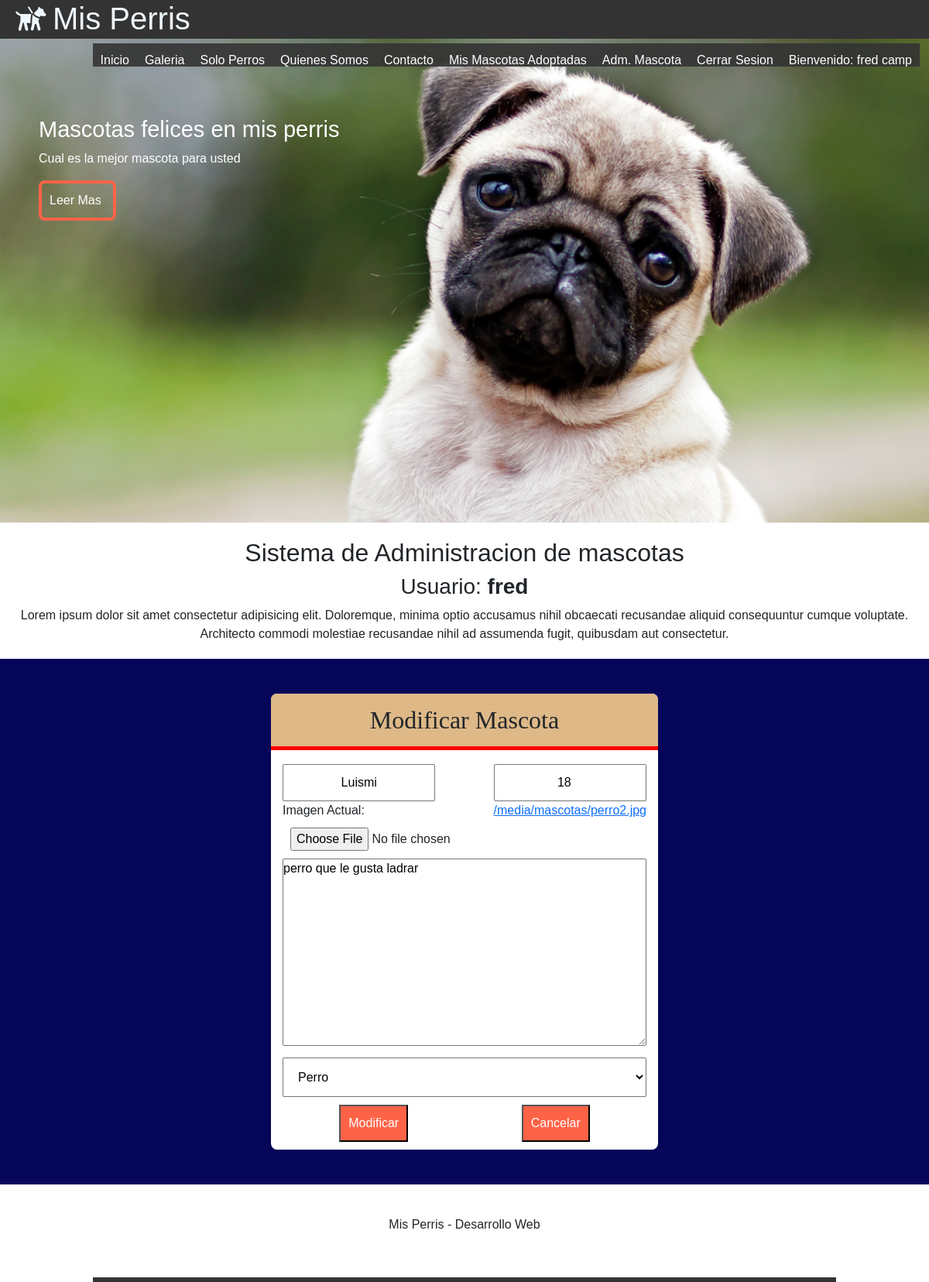
/buscar_modificar/Luismi/ (signed in), run on the app's committed database.
### misPerris/models.py (models this page shows, shortened)
class Mascota(models.Model):
    nombre = models.CharField(primary_key=True,max_length=25)
    edad = models.IntegerField()
    descripcion = models.TextField()
    imagen = models.ImageField(upload_to='mascotas',default='mascotas/sinimagen.jpg')
    categoria = models.ForeignKey(Categoria, on_delete=models.CASCADE)
    publicar = models.BooleanField(default=False)
    comentario = models.TextField(default='--')
    usuario = models.CharField(null=True,max_length=45)
    dueno = models.CharField(max_length=45,default='--')

### misPerris/views.py (the view)
# urls.py: path('buscar_modificar/<id>/',buscar_modificar,name='BUSCARM'),
@login_required(login_url='/login/')
@permission_required('misPerris.view_mascota',login_url='/login/')
def buscar_modificar(request,id):
    try:
        mas = Mascota.objects.get(nombre=id)
        categorias = Categoria.objects.all() # select * from categoria
        contexto = {"categorias":categorias,"mascota":mas}
        return render(request, "modificar.html",contexto)
    except:
        mensaje="no elimino mascota"
    categorias = Categoria.objects.all() # select * from categoria
    mascotas = Mascota.objects.all()
    contexto = {"categorias":categorias,"mensaje":mensaje,"mascotas":mascotas}
    return render(request, "registro.html",contexto)

### misPerris/templates/modificar.html (shortened to what this page needs)
{% extends "base.html" %}
{% load static %}
{% block css %}
<link rel="stylesheet" href="{% static 'css/formulario.css' %}">
<link href="https://cdn.jsdelivr.net/npm/bootstrap@5.0.1/dist/css/bootstrap.min.css" rel="stylesheet"
>
{% endblock css %}
{% block contenido %}
<section id="bienvenida">
    <h2>Sistema de Administracion de mascotas</h2>
    <h3>Usuario: <b>{{user.username}}</b> </h3>
    <p>Lorem ipsum dolor sit amet consectetur adipisicing elit. Doloremque, minima optio accusamus nihil
        obcaecati recusandae aliquid consequuntur cumque voluptate. Architecto commodi molestiae recusandae
        nihil ad assumenda fugit, quibusdam aut consectetur.</p>
</section>
<section id="formulario">
    <form class="form-registro" action="{% url 'MODI' %}" method="post" enctype="multipart/form-data">
        <h2 class="form-titulo">Modificar Mascota</h2>
        <div class="contenedor-input">
            <input class="col-p" value="{{mascota.nombre}}" type="text" name="txtNombre" id="txtNombre" placeholder="ingrese nombre" minlength="3"
                maxlength="25"  required pattern="[A-Za-z ]{3,25}" title="solamente caracteres de entre 3 y 25 letras">
            <input class="col-p" value="{{mascota.edad}}" type="number" name="txtEdad" id="txtEdad" required placeholder="ingrese edad">
            Imagen Actual:<a href="{{mascota.imagen.url}}">{{mascota.imagen.url}}</a>
            <input class="col-g" type="file" name="txtImg" id="txtImg">
            <textarea name="txtDesc" class="col-g" id="txtDesc" cols="80" rows="10">{{mascota.descripcion}}</textarea>
            <select class="col-g" style="padding: 15px;margin-top: 15px;" name="cboCategoria" id="cboCategoria">
                {% for item in categorias %}
                    {% if item.nombre == mascota.categoria.nombre %}
                        <option selected>{{item.nombre}}</option>
                    {% else %}
                        <option>{{item.nombre}}</option>
                    {% endif %}
                {% endfor %}
            </select>
            <input class="btn-registrar" type="submit" value="Modificar">
            <input class="btn-registrar" type="button" value="Cancelar">
        </div>
    </form>
</section>
{% endblock contenido %}

### misPerris/templates/base.html (shortened to what this page needs)
{% load static %}
<!DOCTYPE html>
<html lang="en">
<head>
    <link rel="stylesheet" href="{% static 'css/estilos.css' %}">
    <link rel="stylesheet" href="{% static 'css/bienvenida.css' %}">
    <link rel="stylesheet" href="{% static 'css/fontello.css' %}">
    {% block css %}
    {% endblock css %}
</head>
<body>
    <header>
        <div class="contenedor">
            <h1 class="icon-guidedog">Mis Perris</h1>
            <nav class="menu">
                <a href="{% url 'IND' %}">Inicio</a>
                <a href="{% url 'GALE' %}">Galeria</a>
                <a href="{% url 'FILTROCATE' 'Perro' %}">Solo Perros</a>
                <a href="{% url 'QUIEN' %}">Quienes Somos</a>
                <a href="">Contacto</a>
                {% if user.is_authenticated %}
                    <a href="{% url 'ADMINUSUARIO' %}">Mis Mascotas Adoptadas</a>
                    <a href="{% url 'REG' %}">Adm. Mascota</a>
                    <a href="{% url 'CERRAR' %}">Cerrar Sesion</a>
                    <a href="">Bienvenido: {{user.first_name}} {{user.last_name}}</a>
                {% else %}
                    <a href="{% url 'LOGIN' %}">Login</a>
                    <a href="{% url 'FORMU' %}">Registrar Usuario</a>
                {% endif %}
            </nav>
        </div>
    </header>
    <main>
        <section id="banner">
            <img src="{% static 'img/perro2.jpg' %}" alt="">
            <div class="contenedor">
                <h2>Mascotas felices en mis perris</h2>
                <p>Cual es la mejor mascota para usted</p>
                <a href="">Leer Mas</a>
            </div>
        </section>
    {% block contenido %}
    {% endblock contenido %}
    </main>
    <footer>
        <div class="contenedor">
            <p>Mis Perris - Desarrollo Web</p>
        </div>
    </footer>
</body>
</html>

### misPerris/static/css/estilos.css (style rules this page uses)
* { margin: 0; padding: 0; font-family: Verdana, Geneva, Tahoma, sans-serif; }
header { width: 100%; height: 50px; background: #333; color: aliceblue; position: fixed; z-index:100; }
h1 { float: left; }
.contenedor { width: 98%; margin: auto; }
footer .contenedor { text-align: center; padding: 40px; font-family: cursive; border-bottom: solid 6px rgb(51, 51, 51); width: 80%; }
#bienvenida { font-family: cursive; text-align: center; margin: 20px 0px }

### misPerris/static/css/bienvenida.css (style rules this page uses)
#bienvenida { font-family: cursive; text-align: center; margin: 20px 0px }

### misPerris/static/css/formulario.css (style rules this page uses)
#formulario { background: rgb(5, 5, 90); padding: 45px; }
.form-titulo { background: burlywood; font-family: cursive; text-align: center; padding: 15px; border-bottom: solid 5px red; border-radius: 8px 8px 0px 0px; }
.form-registro { width: 95%; margin: auto; background: white; max-width: 500px; border-radius: 8px; }
.contenedor-input { padding: 10px 15px; display: flex; flex-wrap: wrap; justify-content: space-between; }
input { padding: 10px; margin-top: 10px; }
.col-p { width: 42%; }
.col-g { width: 100%; }
.btn-registrar { background: tomato; color: white; margin:auto; margin-top: 10px; }

### misPerris/static/css/menu.css (style rules this page uses)
.menu { position: absolute; top: 50px; left:0; width: 100%; height: 100vh; background: rgb(51, 51, 51,0.9); transform: translateX(-100%); transition: 1.5s; }
.menu a { color: white; text-decoration: none; display: block; height: 30px; padding: 10px; border-bottom: solid 1px rgb(255, 255, 255,0.3); }
@media (min-width:1024px) { .menu { position: static; width: auto; height: auto; float: right; display: flex; transform: translateX(0%); } }
@media (min-width:1024px) { .menu a { border: none; } }

### misPerris/static/css/banner.css (style rules this page uses)
#banner img { width: 100%; }
#banner .contenedor { position: absolute; top: 150px; left: 50px; color: white; font-family: cursive; width: 80%; }
#banner h2 { font-size: 29px; }
#banner a { margin-top: 15px; display: block; width: 100px; padding: 10px; border: solid 4px tomato; text-decoration: none; color:white; border-radius: 8px; }

### misPerris/static/css/blog.css (style rules this page uses)
#blog h3, h4 ,input { text-align: center; font-family: cursive; }

### data on the page
Mascota: txtNombre "Luismi", txtEdad "18", imagen "/media/mascotas/perro2.jpg", txtDesc "perro que le gusta ladrar"

### other printed values
{{ user.first_name }} "fred"
{{ user.last_name }} "camp"
{{ user.username }} "fred"
form field cboCategoria "Perro"
